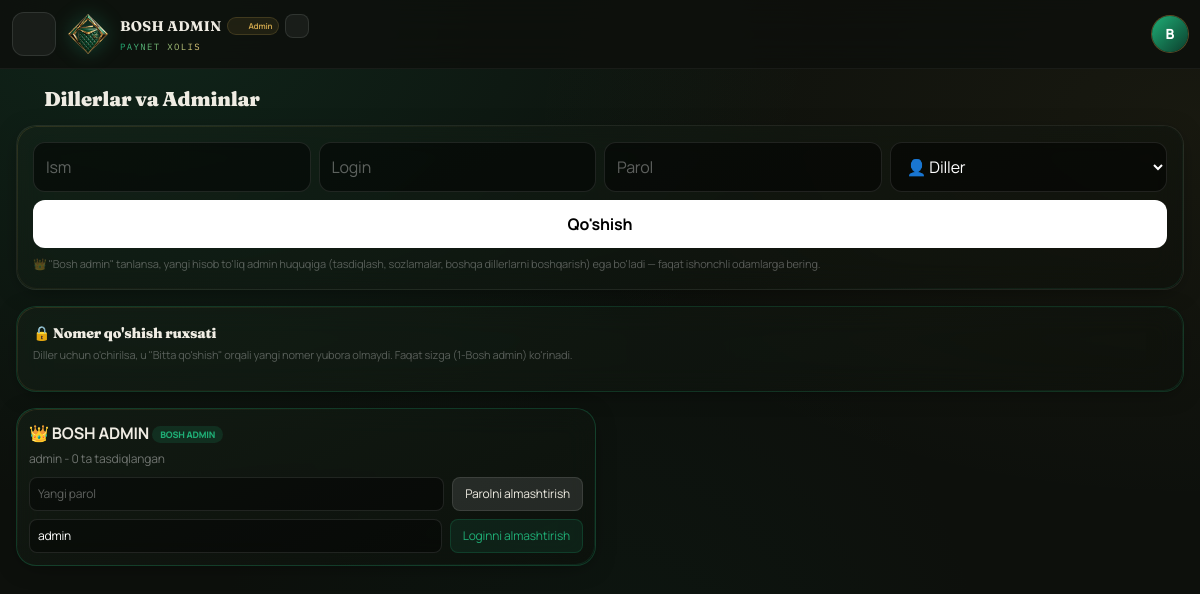
Page /dealers.php (signed in) on the committed database.
### tables this page shows
CREATE TABLE IF NOT EXISTS dealers (id INT AUTO_INCREMENT PRIMARY KEY, login VARCHAR(100) UNIQUE, password VARCHAR(100), name VARCHAR(100), role ENUM('super','diller') DEFAULT 'diller', created_at TIMESTAMP DEFAULT CURRENT_TIMESTAMP);

### config.php (called while the page is built, shortened)
<?php
function db(){ static $p=null; if($p) return $p; $p=new PDO("mysql:host=".DB_HOST.";dbname=".DB_NAME.";charset=utf8mb4",DB_USER,DB_PASS,[PDO::ATTR_ERRMODE=>PDO::ERRMODE_EXCEPTION,PDO::ATTR_DEFAULT_FETCH_MODE=>PDO::FETCH_ASSOC]); return $p; }
?>

### dealers.php (the view, shortened to what this page needs)
<?php include 'layout_header.php'; if(!$isSuper) exit;
try{ $all=db()->query("SELECT d.*, (SELECT COUNT(*) FROM paid_participants p WHERE p.dealer_id=d.id AND p.status='approved') cnt, (SELECT COUNT(*) FROM paid_participants p WHERE p.dealer_id=d.id AND p.status='pending') pcnt FROM dealers d ORDER BY cnt DESC")->fetchAll(); }catch(Exception $e){ $all=[]; }
$medals=['🥇','🥈','🥉']; $rank=0;
?>
<h1 class="font-black text-xl mb-3 flex items-center gap-2"><?php echo icon('users','w-5 h-5'); ?> Dillerlar va Adminlar</h1>
<div class="card p-4 mb-4"><form method="post" class="grid md:grid-cols-4 gap-2">
<input name="new_name" required placeholder="Ism" class="p-3 rounded-xl bg-black/50 border border-white/10 text-white">
<input name="new_login" required placeholder="Login" class="p-3 rounded-xl bg-black/50 border border-white/10 text-white">
<input name="new_pass" required placeholder="Parol" class="p-3 rounded-xl bg-black/50 border border-white/10 text-white">
<select name="new_role" class="p-3 rounded-xl bg-black/50 border border-white/10 text-white"><option value="diller">👤 Diller</option><option value="super">👑 Bosh admin</option></select>
<button class="md:col-span-4 bg-white text-black p-3 rounded-xl font-bold">Qo'shish</button></form>
<p class="text-[11px] text-white/30 mt-2">👑 "Bosh admin" tanlansa, yangi hisob to'liq admin huquqiga (tasdiqlash, sozlamalar, boshqa dillerlarni boshqarish) ega bo'ladi — faqat ishonchli odamlarga bering.</p>
</div>
<?php if($u['id']==1): ?>
<div id="access" class="card p-4 mb-4 border-[#1fae76]/20">
<h3 class="font-black text-sm mb-1">🔒 Nomer qo'shish ruxsati</h3>
<p class="text-[11px] text-white/30 mb-3">Diller uchun o'chirilsa, u "Bitta qo'shish" orqali yangi nomer yubora olmaydi. Faqat sizga (1-Bosh admin) ko'rinadi.</p>
</div>
<?php endif; ?>
<div class="grid md:grid-cols-2 gap-2"><?php foreach($all as $d): $rank++; ?><div class="card p-3 card-hover <?php echo $d['role']=='super'?'border-[#1fae76]/25':''; ?>"><div class="flex justify-between items-start"><div><b><?php echo $d['role']=='super' ? '👑 ' : (isset($medals[$rank-1]) ? $medals[$rank-1].' ' : ''); ?><?php echo htmlspecialchars($d['name']); ?></b> <?php if($d['role']=='super'): ?><span class="text-[9px] bg-[#1fae76]/15 text-[#1fae76] px-2 py-0.5 rounded-full font-black align-middle">BOSH ADMIN</span><?php endif; ?><br><span class="text-xs text-white/40"><?php echo htmlspecialchars($d['login']); ?> - <?php echo $d['cnt']; ?> ta tasdiqlangan</span></div></div>
<form method="post" class="flex gap-2 mt-2" onsubmit="return confirm('Bu diller uchun yangi parol o\'rnatilsinmi?')"><input type="hidden" name="reset_id" value="<?php echo $d['id']; ?>"><input name="reset_pass" placeholder="Yangi parol" class="flex-1 p-2 rounded-lg bg-black/40 border border-white/10 text-white text-xs"><button class="bg-white/10 border border-white/10 px-3 rounded-lg text-xs whitespace-nowrap">Parolni almashtirish</button></form>
<form method="post" class="flex gap-2 mt-2" onsubmit="return confirm('Login shu qiymatga almashtirilsinmi?')"><input type="hidden" name="login_id" value="<?php echo $d['id']; ?>"><input name="new_login_val" placeholder="Yangi login" value="<?php echo htmlspecialchars($d['login']); ?>" class="flex-1 p-2 rounded-lg bg-black/40 border border-white/10 text-white text-xs"><button class="bg-[#1fae76]/10 border border-[#1fae76]/20 text-[#1fae76] px-3 rounded-lg text-xs whitespace-nowrap">Loginni almashtirish</button></form>
</div><?php endforeach; ?></div>
<?php include 'layout_footer.php'; ?>

### layout_header.php (style rules this page uses)
* { scrollbar-width:thin;scrollbar-color:rgba(31,174,118,.35) transparent }
body { background:#0d100c;color:#efece3;font-family:Manrope,system-ui,sans-serif;letter-spacing:-.01em }
h1,h3 { font-family:'Fraunces',serif;letter-spacing:-.01em }
.card { position:relative;background:linear-gradient(155deg,rgba(23,34,25,.55),rgba(13,16,12,.55));backdrop-filter:blur(14px) saturate(130%);-webkit-backdrop-filter:blur(14px) saturate(130%);border:1px solid rgba(239,236,227,.08);border-radius:20px;box-shadow:0 4px 24px -8px rgba(0,0,0,.55) }
.card::before { content:'';position:absolute;inset:0;border-radius:inherit;padding:1px;background:linear-gradient(155deg,rgba(201,162,75,.16),transparent 40%,transparent 70%,rgba(31,174,118,.14));-webkit-mask:linear-gradient(#fff 0 0) content-box,linear-gradient(#fff 0 0);-webkit-mask-composite:xor;mask-composite:exclude;pointer-events:none }
.card-hover { transition:.35s cubic-bezier(.2,.8,.2,1) }
.bg-mesh { background:radial-gradient(at 12% 0%, rgba(31,174,118,.13) 0px, transparent 45%),radial-gradient(at 100% 15%, rgba(201,162,75,.06) 0px, transparent 40%),radial-gradient(at 50% 100%, rgba(11,61,44,.16) 0px, transparent 48%), #0d100c;background-attachment:fixed }
input,select,textarea { color:#fff !important }
input::placeholder { color:rgba(255,255,255,.35) !important }
.card { animation:fadeUp .6s cubic-bezier(.2,.8,.2,1) both; }
.card:nth-of-type(2n) { animation-delay:.05s; }
a,button { transition:.25s cubic-bezier(.2,.8,.2,1); }
::placeholder { opacity:.5 }

### rows in the picture
dealers: name "BOSH ADMIN", role "BOSH ADMIN", login "admin", cnt "0", new_login_val "admin"

### other values in the picture
$u['name'] "BOSH ADMIN"
mb_strtoupper(mb_substr($u['name'],0,1)) "B"
